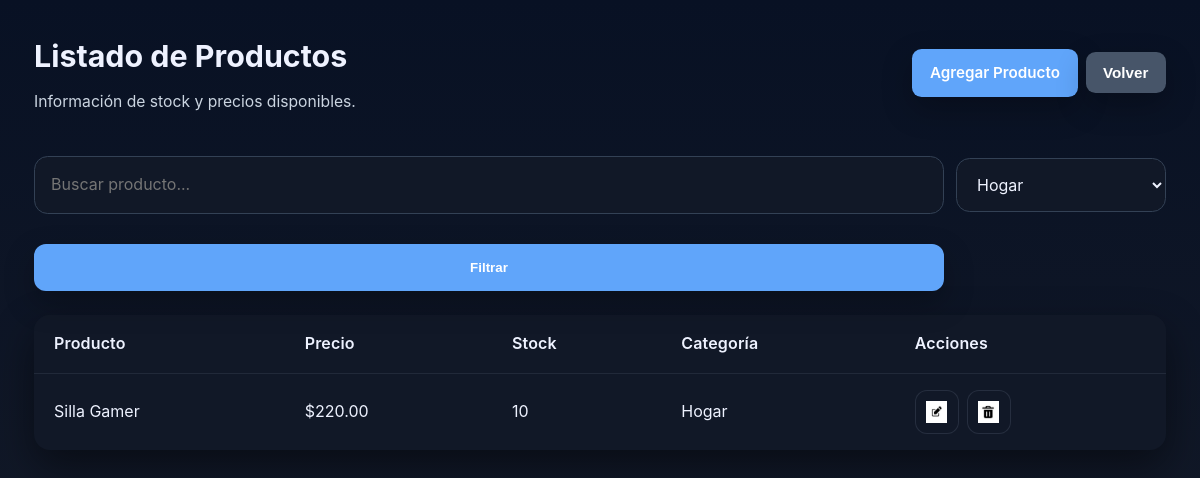
The page /productos/listar.php?categoria=2 (signed in) on the database its author committed.
### tables this page shows
CREATE TABLE `productos` (
  `id_producto` int(11) NOT NULL,
  `nombre` varchar(150) NOT NULL,
  `precio` decimal(10,2) NOT NULL,
  `stock` int(11) NOT NULL,
  `id_categoria` int(11) NOT NULL
);

CREATE TABLE `categorias` (
  `id_categoria` int(11) NOT NULL,
  `nombre` varchar(100) NOT NULL
);

### productos/listar.php (the view, shortened to what this page needs)
<?php require_once '../auth.php'; requireAuth(); include '../conexion.php'; ?>
<?php
$search = trim($_GET['search'] ?? '');
$categoriaFiltro = $_GET['categoria'] ?? '';
$categorias = $conexion->query("SELECT * FROM categorias ORDER BY nombre ASC");
$where = [];
$params = [];
if ($categoriaFiltro !== '') {
    $where[] = "productos.id_categoria = :categoria";
    $params[':categoria'] = $categoriaFiltro;
}
$sql = "SELECT productos.*, categorias.nombre AS categoria
        FROM productos
        INNER JOIN categorias
        ON productos.id_categoria = categorias.id_categoria";
if (count($where)) {
    $sql .= " WHERE " . implode(' AND ', $where);
}
$sql .= " ORDER BY productos.nombre ASC";
$stmt = $conexion->prepare($sql);
$stmt->execute($params);
$productos = $stmt->fetchAll(PDO::FETCH_ASSOC);
?>
<!DOCTYPE html>
<html lang="es">
<head>
    <link rel="stylesheet" href="../css/estilos.css">
</head>
<body>
<main class="section">
    <div class="page-header">
        <div>
            <h1>Listado de Productos</h1>
            <p class="subtitle">Información de stock y precios disponibles.</p>
        </div>
        <div class="page-actions">
            <a href="agregar.php" class="btn">Agregar Producto</a>
            <button type="button" class="btn back-button" onclick="history.back()">Volver</button>
        </div>
    </div>
    <form method="GET" class="filters">
        <div class="filter-row">
            <input type="search" name="search" placeholder="Buscar producto..." value="<?= htmlspecialchars($search) ?>">
            <select name="categoria">
                <?php foreach ($categorias as $categoria): ?>
                    <option value="<?= $categoria['id_categoria'] ?>" <?= $categoriaFiltro == $categoria['id_categoria'] ? 'selected' : '' ?>><?= htmlspecialchars($categoria['nombre']) ?></option>
                <?php endforeach; ?>
            </select>
            <button type="submit" class="btn">Filtrar</button>
        </div>
    </form>
    <table>
        <tr>
            <th>Producto</th>
            <th>Precio</th>
            <th>Stock</th>
            <th>Categoría</th>
            <th>Acciones</th>
        </tr>
        <?php foreach($productos as $producto): ?>
        <tr>
            <td><?= $producto['nombre']; ?></td>
            <td>$<?= $producto['precio']; ?></td>
            <td><?= $producto['stock']; ?></td>
            <td><?= $producto['categoria']; ?></td>
            <td class="action-cell">
                <a href="editar.php?id=<?= $producto['id_producto']; ?>" class="action-link" title="Editar producto">
                    <img src="../img/edit.png" alt="Editar" class="action-icon">
                </a>
                <a href="eliminar.php?id=<?= $producto['id_producto']; ?>" class="action-link" title="Eliminar producto">
                    <img src="../img/delete.png" alt="Eliminar" class="action-icon">
                </a>
            </td>
        </tr>
        <?php endforeach; ?>
    </table>
</main>
</body>
</html>

### css/estilos.css (style rules this page uses)
:root { color-scheme: dark; --bg: #0b1120; --surface: #111827; --surface-strong: #1f2937; --surface-stronger: #273449; --text: #eef2ff; --muted: #cbd5e1; --brand: #60a5fa; --brand-dark: #2563eb; --shadow: 0 16px 40px rgba(0, 0, 0, 0.45); }
* { box-sizing: border-box; }
html, body { margin: 0; min-height: 100%; font-family: "Inter", system-ui, -apple-system, BlinkMacSystemFont, "Segoe UI", sans-serif; background: linear-gradient(180deg, #081124 0%, #111827 100%); color: var(--text); }
body { line-height: 1.6; }
img { max-width: 100%; display: block; }
a { color: var(--brand); text-decoration: none; }
.page-header { display: flex; align-items: center; justify-content: space-between; gap: 1rem; margin-bottom: 1.75rem; }
.page-actions { display: flex; gap: 0.5rem; align-items: center; }
.page-header h1 { margin: 0; font-size: 1.9rem; }
.subtitle { margin: 0.5rem 0 0; color: var(--muted); font-size: 0.98rem; }
button, .btn { display: inline-flex; align-items: center; justify-content: center; gap: 0.5rem; border: none; border-radius: 0.75rem; padding: 1rem 1.4rem; font-weight: 600; cursor: pointer; transition: transform 0.2s ease, background-color 0.2s ease, box-shadow 0.2s ease; background: var(--brand); color: #ffffff; box-shadow: 0 12px 30px rgba(0, 0, 0, 0.25); }
.action-link { display: inline-flex; align-items: center; justify-content: center; width: 2.75rem; height: 2.75rem; border-radius: 0.75rem; background: #111827; border: 1px solid rgba(148, 163, 184, 0.16); transition: background-color 0.2s ease, transform 0.2s ease; text-decoration: none; }
.action-icon { width: 1.35rem; height: 1.35rem; }
.action-cell { display: flex; gap: 0.5rem; align-items: center; }
.back-button { background: #475569; }
.page-actions .btn, .page-actions .back-button { padding: 0.75rem 1.1rem; font-size: 0.95rem; border-radius: 0.6rem; }
main, .section { max-width: 1180px; margin: 0 auto; padding: 2rem 1.5rem 3rem; }
table { width: 100%; border-collapse: separate; border-spacing: 0; margin-top: 1.5rem; background: var(--surface); border-radius: 1rem; overflow: hidden; box-shadow: var(--shadow); }
table th, table td { padding: 1rem 1.25rem; border-bottom: 1px solid rgba(148, 163, 184, 0.12); }
table th { background: #111827; text-align: left; color: var(--text); font-weight: 600; letter-spacing: 0.01em; }
table tr:last-child td { border-bottom: none; }
.login-form input, form select, form textarea, .login-form button, form input, form select, form textarea { width: 100%; border-radius: 0.85rem; border: 1px solid #334155; background: #111827; padding: 0.95rem 1rem; margin-top: 0.9rem; font: inherit; color: var(--text); }
.filters { margin-bottom: 1rem; }
.filter-row { display: grid; grid-template-columns: 1fr auto; gap: 0.75rem; align-items: center; }
.filter-row input, .filter-row select { max-width: 100%; }
button[type="submit"] { margin-top: 1.15rem; }

### rows shown on the page
productos: nombre "Silla Gamer", precio "220.00", stock "10", id_categoria.nombre "Hogar"

### other values the page prints
form field categoria "Hogar"
